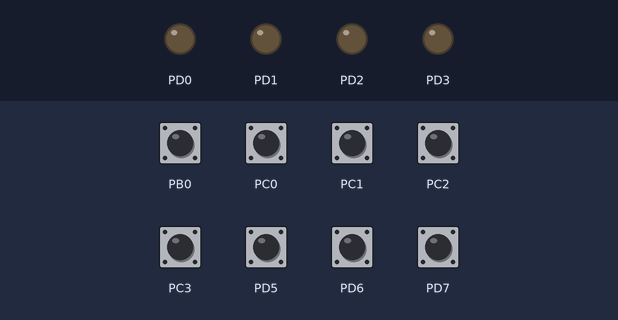
A program run on a simulated ATmega328P, built with avr-gcc and emulated at 1 MHz. On the bench: output pins drawn as LEDs (lit = HIGH). Dashed ring = blinking. Inputs (shaded band) come from the test bench; at power-on: PB0, PC0–3, PD5–7 HIGH.

Above: at 2.1 s.
2.2 s: PB0 pulled LOW for 0.8 s
At 3.2 s:
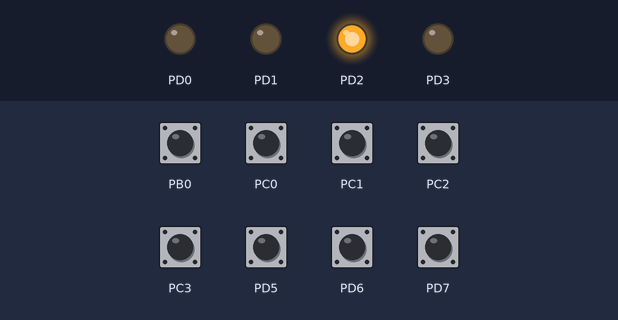
4.8 s: PC0 pulled LOW for 0.8 s
At 5.7 s:
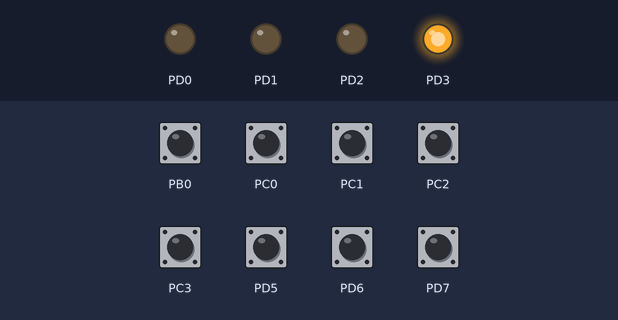
7.5 s: PC1 pulled LOW for 0.8 s
At 8.5 s:
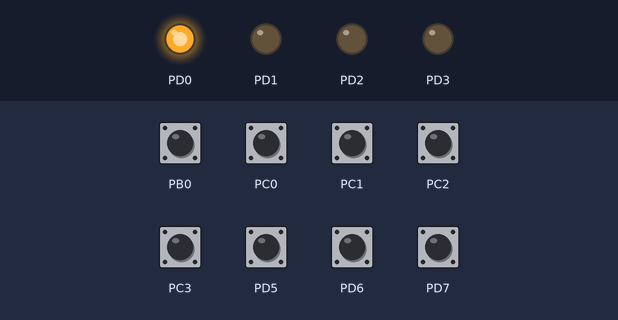
10.2 s: PC2 pulled LOW for 0.8 s
At 11.2 s:
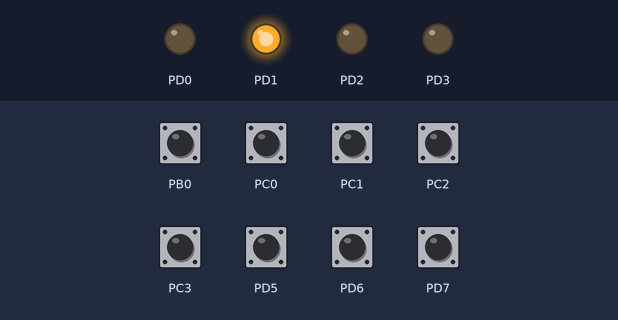
12.9 s: PB0 driven LOW and PC0 driven LOW
At 13.9 s:
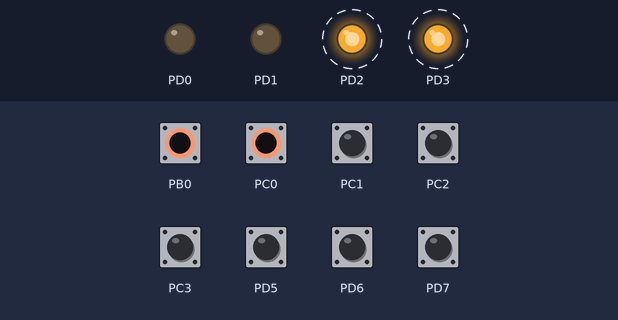
16.3 s: PD6 pulled LOW for 0.8 s
At 17.3 s:
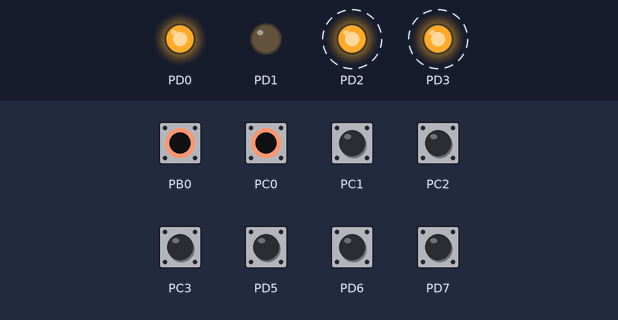
Timing chart, 0 to 20.7 s (numbered marks = the images above; inputs shaded):
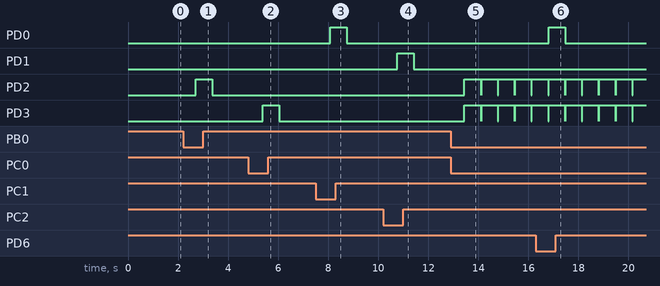

Measured:
- after the input at 2.2 s, PD2: LOW → HIGH after 0.50 s, → LOW 0.66 s later
- after the input at 4.8 s, PD3: LOW → HIGH after 0.59 s, → LOW 0.66 s later
- after the input at 7.5 s, PD0: LOW → HIGH after 0.57 s, → LOW 0.66 s later
- after the input at 10.2 s, PD1: LOW → HIGH after 0.56 s, → LOW 0.66 s later
- after the input at 12.9 s, PD2, PD3: alternates HIGH for 0.66 s and LOW for 0.01 s, starting after 0.55 s
- after the input at 16.3 s, PD0: LOW → HIGH after 0.51 s, → LOW 0.66 s later

The program:

main.c
```c
#define F_CPU 1000000UL
#include <avr/io.h>
#include <util/delay.h>

uint8_t leerNibble1(void);
uint8_t leerNibble2(void);
void mostrar(uint8_t valor);

int main(void)
{
    uint8_t nibble1;
    uint8_t nibble2;
    uint8_t resultadoAND;
    uint8_t resultadoOR;
    uint8_t resultadoXOR;

    // =====================================
    // CONFIGURACION DEL NIBBLE 1
    // PC3, PC2, PC1, PC0 -> ENTRADAS
    // =====================================

    DDRC &= ~((1 << PC3) |
              (1 << PC2) |
              (1 << PC1) |
              (1 << PC0));

    // Pull-up internos
    PORTC |= (1 << PC3) |
             (1 << PC2) |
             (1 << PC1) |
             (1 << PC0);


    // =====================================
    // CONFIGURACION DEL NIBBLE 2
    // PB0, PD7, PD6, PD5 -> ENTRADAS
    // =====================================

    DDRB &= ~(1 << PB0);
    PORTB |= (1 << PB0);

    DDRD &= ~((1 << PD7) |
              (1 << PD6) |
              (1 << PD5));

    // Pull-up internos
    PORTD |= (1 << PD7) |
             (1 << PD6) |
             (1 << PD5);


    // =====================================
    // CONFIGURACION DE LOS LEDs
    // PD2, PD1, PD0, PD3 -> SALIDAS
    // =====================================

    DDRD |= (1 << PD2) |
            (1 << PD1) |
            (1 << PD0) |
            (1 << PD3);


    while (1)
    {
        // Leer los dos nibbles
        nibble1 = leerNibble1();
        nibble2 = leerNibble2();

        // Operaciones
        resultadoAND = nibble1 & nibble2;
        resultadoOR  = nibble1 | nibble2;
        resultadoXOR = nibble1 ^ nibble2;


        // =====================================
        // MOSTRAR AND
        // =====================================

        mostrar(resultadoAND);
        _delay_ms(10);


        // =====================================
        // MOSTRAR OR
        // =====================================

        mostrar(resultadoOR);
        _delay_ms(10);


        // =====================================
        // MOSTRAR XOR
        // =====================================

        mostrar(resultadoXOR);
        _delay_ms(500);
    }
}


// =========================================
// LEER NIBBLE 1
// PC3 PC2 PC1 PC0
// =========================================

uint8_t leerNibble1(void)
{
    uint8_t valor = 0;

    if (!(PINC & (1 << PC3)))
        valor |= 0x08;

    if (!(PINC & (1 << PC2)))
        valor |= 0x04;

    if (!(PINC & (1 << PC1)))
        valor |= 0x02;

    if (!(PINC & (1 << PC0)))
        valor |= 0x01;

    return valor;
}


// =========================================
// LEER NIBBLE 2
// PB0 PD7 PD6 PD5
// =========================================

uint8_t leerNibble2(void)
{
    uint8_t valor = 0;

    if (!(PINB & (1 << PB0)))
        valor |= 0x08;

    if (!(PIND & (1 << PD7)))
        valor |= 0x04;

    if (!(PIND & (1 << PD6)))
        valor |= 0x02;

    if (!(PIND & (1 << PD5)))
        valor |= 0x01;

    return valor;
}


// =========================================
// MOSTRAR RESULTADO EN LOS 4 LEDs
// =========================================

void mostrar(uint8_t valor)
{
    // PD2 = bit 3
    if (valor & 0x08)
        PORTD |= (1 << PD2);
    else
        PORTD &= ~(1 << PD2);


    // PD1 = bit 2
    if (valor & 0x04)
        PORTD |= (1 << PD1);
    else
        PORTD &= ~(1 << PD1);


    // PD0 = bit 1
    if (valor & 0x02)
        PORTD |= (1 << PD0);
    else
        PORTD &= ~(1 << PD0);


    // PD3 = bit 0
    if (valor & 0x01)
        PORTD |= (1 << PD3);
    else
        PORTD &= ~(1 << PD3);
}
```
